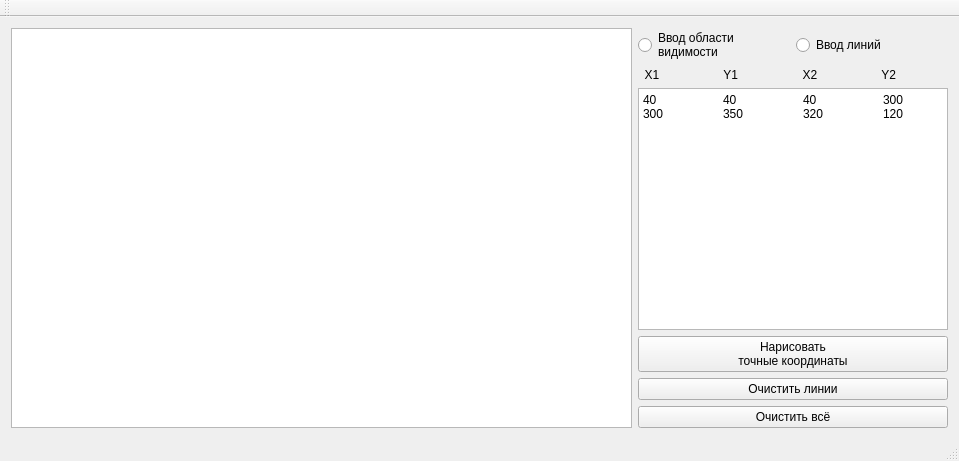
<?xml version="1.0" encoding="UTF-8"?>
<ui version="4.0">
 <class>MainWindow</class>
 <widget class="QMainWindow" name="MainWindow">
  <property name="geometry">
   <rect>
    <x>0</x>
    <y>0</y>
    <width>959</width>
    <height>461</height>
   </rect>
  </property>
  <property name="windowTitle">
   <string>Лабораторная 7</string>
  </property>
  <widget class="QWidget" name="centralWidget">
   <layout class="QHBoxLayout" name="horizontalLayout" stretch="2,1">
    <item>
     <widget class="MyQGraphicsView" name="graphicsView"/>
    </item>
    <item>
     <layout class="QGridLayout" name="gridLayout">
      <item row="1" column="3">
       <widget class="QLabel" name="label_3">
        <property name="text">
         <string>  Y2</string>
        </property>
       </widget>
      </item>
      <item row="1" column="2">
       <widget class="QLabel" name="label_4">
        <property name="text">
         <string>  X2</string>
        </property>
       </widget>
      </item>
      <item row="1" column="1">
       <widget class="QLabel" name="label_2">
        <property name="text">
         <string>  Y1</string>
        </property>
       </widget>
      </item>
      <item row="1" column="0">
       <widget class="QLabel" name="label">
        <property name="text">
         <string>  X1</string>
        </property>
       </widget>
      </item>
      <item row="0" column="2" colspan="2">
       <widget class="QRadioButton" name="radioLines">
        <property name="text">
         <string>Ввод линий</string>
        </property>
        <attribute name="buttonGroup">
         <string notr="true">buttonGroup</string>
        </attribute>
       </widget>
      </item>
      <item row="0" column="0" colspan="2">
       <widget class="QRadioButton" name="radioRect">
        <property name="text">
         <string>Ввод области
видимости</string>
        </property>
        <attribute name="buttonGroup">
         <string notr="true">buttonGroup</string>
        </attribute>
       </widget>
      </item>
      <item row="2" column="0" colspan="4">
       <widget class="QPlainTextEdit" name="plainTextEdit">
        <property name="plainText">
         <string>40	40	40	300	300	350	320	120</string>
        </property>
       </widget>
      </item>
      <item row="3" column="0" colspan="4">
       <widget class="QPushButton" name="btnDraw">
        <property name="text">
         <string>Нарисовать
точные координаты</string>
        </property>
       </widget>
      </item>
      <item row="4" column="0" colspan="4">
       <widget class="QPushButton" name="btnClearLines">
        <property name="text">
         <string>Очистить линии</string>
        </property>
       </widget>
      </item>
      <item row="5" column="0" colspan="4">
       <widget class="QPushButton" name="btnClear">
        <property name="text">
         <string>Очистить всё</string>
        </property>
       </widget>
      </item>
     </layout>
    </item>
   </layout>
  </widget>
  <widget class="QMenuBar" name="menuBar">
   <property name="geometry">
    <rect>
     <x>0</x>
     <y>0</y>
     <width>959</width>
     <height>21</height>
    </rect>
   </property>
  </widget>
  <widget class="QToolBar" name="mainToolBar">
   <attribute name="toolBarArea">
    <enum>TopToolBarArea</enum>
   </attribute>
   <attribute name="toolBarBreak">
    <bool>false</bool>
   </attribute>
  </widget>
  <widget class="QStatusBar" name="statusBar"/>
 </widget>
 <layoutdefault spacing="6" margin="11"/>
 <customwidgets>
  <customwidget>
   <class>MyQGraphicsView</class>
   <extends>QGraphicsView</extends>
   <header location="global">myqgraphicsview.h</header>
  </customwidget>
 </customwidgets>
 <resources/>
 <connections/>
 <buttongroups>
  <buttongroup name="buttonGroup"/>
 </buttongroups>
</ui>
